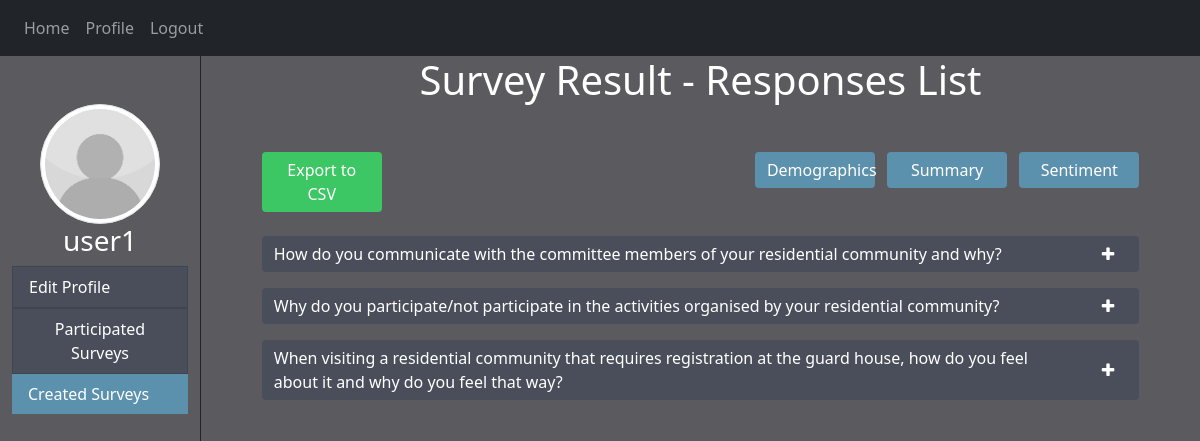
The page /view_result/1 (signed in) on the database its author committed.
### website/models.py (models this page shows)
class User(db.Model, UserMixin):
    id = db.Column(db.Integer, primary_key=True)
    username = db.Column(db.String(50))
    email = db.Column(db.String(150), unique=True)
    password = db.Column(db.String(50))
    image = db.Column(db.String(150))
    gender = db.Column(db.String(10))
    dob = db.Column(db.String(15))
    occupation = db.Column(db.String(150))
    institute = db.Column(db.String(150))
    field = db.Column(db.String(150))

class Survey_Details(db.Model):
    id = db.Column(db.Integer, primary_key=True)
    survey_id = db.Column(db.Integer, db.ForeignKey('survey.id'))
    sequence = db.Column(db.Integer)
    question = db.Column(db.String(150))
    tips = db.Column(db.String(1000))

### website/views.py (the view)
@views.route('/view_result/<survey_id>', defaults={'keyword': None}, methods=['GET','POST'])
@views.route('/view_result/<survey_id>/<keyword>', methods=['GET','POST'])
@login_required
def view_result(survey_id, keyword):
    survey = Survey.query.get(survey_id)
    if survey.user_id != current_user.id and survey.hidden == 'True':
        flash('The result has hidden by the author!', category='error')
        return redirect(url_for('views.search_survey', search=keyword))
    else:
        details = Survey_Details.query.filter_by(survey_id=survey_id)
        responses = {}
        count = 0
        for d in details:
            responses[d.id] = Response.query.filter_by(question_id=d.id, status='Complete')
            if count == 0:
                count = Response.query.filter_by(question_id=d.id, status='Complete').count()
    return render_template("view_result.html", user=current_user, survey=survey, details=details, responses=responses, count=count)

### website/__init__.py (called while the page is built)
def create_app():
    app = Flask(__name__)
    app.config['SECRET_KEY'] = 'f1fj23hj123ghj'
    from .views import views
    from .auth import auth
    app.register_blueprint(views, url_prefix='/')
    app.register_blueprint(auth, url_prefix='/')
    from .models import User, Survey, Response
    with app.app_context():
        create_database(app)
        refresh_survey_status(Survey, Response)
    login_manager = LoginManager( )
    login_manager.login_view = 'auth.login'
    login_manager.init_app(app)
    @login_manager.user_loader
    def load_user(id):
        return User.query.get(int(id)) # .get always look for primary key
    return app

### website/templates/view_result.html (shortened to what this page needs)
{% extends "side_container.html" %}
{% block owned_tab %}
    {% if survey.user_id|string == current_user.id|string %}
        <li class="list-group-item list-group-item-action active d-flex justify-content-between align-items-center">
    {% endif %}
{% endblock %}
{% block content%}
    <h1 align="center">Survey Result - Responses List</h1>
    <div class="d-flex justify-content-between mt-5 mb-4" style="padding-left: 5%; padding-right: 5%">
        <div>
            {% if count == 0 %} <button type="button" class="btn btn-success" style="width: 10vw;" href="/export_csv/{{ survey.id }}/view_result" disabled>Export to CSV</button>
            {% else %}
            <a type="button" class="btn btn-success" style="width: 10vw;" href="/export_csv/{{ survey.id }}/view_result">Export to CSV</a>
            {% endif %}
        </div>
        <form metehod="POST">
            <div>
                {% if survey.demographic == "True" %}
                    <a type="button" class="btn btn-primary" style="width: 10vw;" href="/view_result_demographic/{{ survey.id }}">Demographics</a>
                {% endif %}
                <a type="button" class="btn btn-primary mx-2" style="width: 10vw;" href="/view_result_summary/{{ survey.id }}">Summary</a>
                <a type="button" class="btn btn-primary" style="width: 10vw;" href="/view_result_sentiment/{{ survey.id }}">Sentiment</a>
            </div>
        </form>
    </div>
    {% for d in details %}
        <div class="mx-auto mt-3" style="width: 90%;">
            <div class="btn-group" style="width: 100%;">
                <button type="button" class="btn btn-primary-no-hover" style="width: 90%; text-align: left;">{{ d.question }}</button>
                <button class="btn btn-primary-no-hover" type="button" data-toggle="collapse" data-target=".multi-collapse_{{ d.id }}" aria-expanded="false" aria-controls="collapseExample_{{ d.id }}">
                    <span class="fa fa-plus"></span>
                </button>
            </div>
        </div>
    {% endfor %}
{% endblock %}

### website/templates/side_container.html (shortened to what this page needs)
<!DOCTYPE html>
<html>
    <head>
        <link rel="stylesheet" href="https://stackpath.bootstrapcdn.com/bootstrap/4.4.1/css/bootstrap.min.css" />
        <link rel="stylesheet" href="https://stackpath.bootstrapcdn.com/font-awesome/4.7.0/css/font-awesome.min.css"/>
        <link href="https://cdn.jsdelivr.net/npm/bootstrap@5.0.2/dist/css/bootstrap.min.css" rel="stylesheet">
        <link rel= "stylesheet" type= "text/css" href= "{{ url_for('static',filename='styles/styling.css') }}">
    </head>
    <body>
        <nav class="navbar navbar-expand-lg navbar-dark bg-dark">
            <div class="collapse navbar-collapse" id="navbar">
                <div class="navbar-nav">
                    {% if user.is_authenticated %}
                        <a class="nav-item nav-link" id="home" href="/">Home</a>
                        <a class="nav-item nav-link" id="profile" href="/profile">Profile</a>
                        <a class="nav-item nav-link" id="logout" href="/logout">Logout</a>
                    {% else %}
                        <a class="nav-item nav-link" id="login" href="/login">Login</a>
                        <a class="nav-item nav-link" id="signUp" href="/sign-up">Sign Up</a>
                    {% endif %}
                </div>
            </div>
        </nav>
        <div class="container-fluid box">
            <div class="row box">
                <div class="col-sm-2 text-center pt-5" style="height: 100%">
                    <div class="text-center">
                        {% set image = 'images/' + user.image  %}
                        <img src={{ url_for('static', filename=image) }} class="img-thumbnail rounded-circle" style="width:10vw; height:10vw" >
                    </div>
                    <h3> {{ user.username }} </h3>
                        <a id="nodeco" href="/edit_profile">{% block profile_tab %}<li class="list-group-item list-group-item-action d-flex justify-content-between align-items-center">{% endblock %}
                          Edit Profile
                        </li></a>
                        <a id="nodeco" href="/participated_survey">{% block history_tab %}<li class="list-group-item list-group-item-action d-flex justify-content-between align-items-center">{% endblock %}
                          Participated Surveys
                        </li></a>
                        <a id="nodeco" href="/created_survey">{% block owned_tab %}<li class="list-group-item list-group-item-action d-flex justify-content-between align-items-center">{% endblock %}
                          Created Surveys
                        </li></a>
                </div>
                <div class="col-sm-10 border-left border-dark pb-5" style="height: auto; min-height: 100%">
                    {% block content %}{% endblock %}
                </div>
            </div>
        </div>
    </body>
</html>

### website/static/styles/styling.css (style rules this page uses)
html, body { margin: 0px; height: 100%; background-color: #5a5a5f; color: white ; }
.box { height: 100% }
#nodeco { text-decoration: none; }
.list-group-item, .card-body { background-color: #494E5A; color: white; }
.list-group-item.active, .list-group-item:hover { background-color: #5C91AD; color: white; border-style: none; }
.btn-primary { background-color: #5C91AD; border-style: none; color: white; }
.btn-primary-no-hover, .btn-primary-no-hover:hover { background-color: #494E5A; border-style: none; color: white; }
.btn-success, .bg-success { background-color: #3cc764; border-style: none; }

### rows shown on the page
User: username "user1"
Survey_Details: question "How do you communicate with the committee members of your residential community and why?"
Survey_Details: question "Why do you participate/not participate in the activities organised by your residential community?"
Survey_Details: question "When visiting a residential community that requires registration at the guard house, how do you feel about it and why do you feel that way?"
